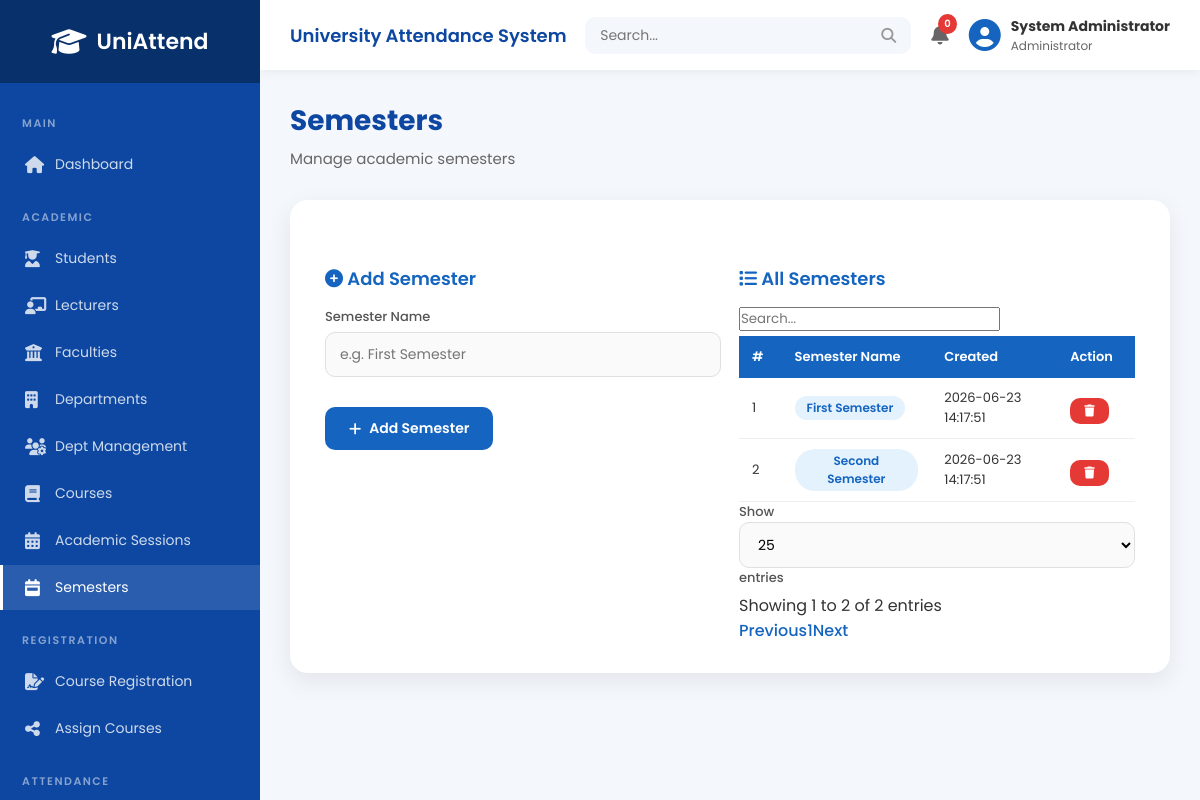
Screenshot of /admin/semesters.php (signed in) with the database file from the repository.
### tables this page shows
CREATE TABLE `semesters` (
  `id` int(11) NOT NULL,
  `semester_name` varchar(50) NOT NULL,
  `created_at` timestamp NOT NULL DEFAULT current_timestamp()
);

### admin/semesters.php (the view, shortened to what this page needs)
<?php
require_once __DIR__ . '/../php/db_connect.php';
$semesters = mysqli_query($conn, "SELECT * FROM semesters ORDER BY id ASC");
include "includes/header.php";
include "includes/sidebar.php";
include "includes/navbar.php";
?>
<div class="main-content">
<div class="page-title"><h1>Semesters</h1><p>Manage academic semesters</p></div>
<div class="form-box">
<div class="form-row">
<form method="POST">
<h3><i class="fas fa-plus-circle"></i> Add Semester</h3>
<label>Semester Name</label>
<input type="text" name="semester_name" placeholder="e.g. First Semester" required>
<br><br>
<button type="submit" name="add_semester" class="btn btn-primary"><i class="fas fa-plus"></i> Add Semester</button>
</form>
<div>
<h3><i class="fas fa-list"></i> All Semesters</h3>
<div class="table-wrap">
<table class="datatable">
<thead><tr><th>#</th><th>Semester Name</th><th>Created</th><th>Action</th></tr></thead>
<tbody>
<?php $i=1; while ($s = mysqli_fetch_assoc($semesters)) { ?>
<tr>
<td><?php echo $i++; ?></td>
<td><span class="badge badge-info"><?php echo $s['semester_name']; ?></span></td>
<td><?php echo $s['created_at']; ?></td>
<td>
<form method="POST" style="display:inline;">
<button type="submit" name="delete_semester" class="btn btn-danger btn-sm btn-delete" data-item="this semester"><i class="fas fa-trash"></i></button>
</form>
</td>
</tr>
<?php } ?>
</tbody>
</table>
</div>
</div>
</div>
</div>
</div>
<?php include "includes/footer.php"; ?>

### admin/assets/css/style.css (style rules this page uses)
:root { --primary: #1565c0; --primary-dark: #0d47a1; --primary-light: #42a5f5; --sidebar-bg: #0d47a1; --sidebar-dark: #08306b; --success: #4caf50; --success-bg: #e8f5e9; --success-text: #2e7d32; --danger: #e53935; --danger-bg: #ffebee; --danger-text: #c62828; --warning: #fb8c00; --warning-bg: #fff3e0; --warning-text: #e65100; --info: #2196f3; --info-bg: #e3f2fd; --info-text: #1565c0; --purple: #8e24aa; --dark: #37474f; --bg: #f4f7fc; --card-bg: #ffffff; --text: #333; --text-light: #666; --border: #e0e0e0; --radius: 18px; --radius-sm: 10px; --shadow: 0 8px 25px rgba(0,0,0,.08); --shadow-hover: 0 12px 35px rgba(0,0,0,.12); --transition: .3s; }
* { margin:0; padding:0; box-sizing:border-box; font-family:'Poppins',sans-serif; }
body { background:var(--bg); color:var(--text); min-height:100vh; }
.main-content { margin-left:260px; padding:30px; width:calc(100% - 260px); }
.page-title { margin-bottom:25px; }
.page-title h1 { font-size:28px; font-weight:700; color:var(--primary-dark); }
.page-title p { margin-top:5px; color:var(--text-light); font-size:15px; }
.form-box { max-width:1100px; margin:30px auto; background:var(--card-bg); padding:30px 35px; border-radius:var(--radius); box-shadow:var(--shadow); }
.form-box h3 { font-size:18px; font-weight:600; color:var(--primary); margin:25px 0 15px; padding-top:10px; }
.form-box label { display:block; font-weight:500; font-size:13px; color:#555; margin-bottom:5px; }
.form-box input[type="text"], .form-box input[type="email"], .form-box input[type="password"], .form-box input[type="number"], .form-box input[type="date"], .form-box input[type="tel"], .form-box select { width:100%; padding:11px 14px; border:1.5px solid var(--border); border-radius:var(--radius-sm); font-size:14px; outline:none; transition:var(--transition); background:#fafafa; }
.form-row { display:grid; grid-template-columns:1fr 1fr; gap:18px; }
.btn { display:inline-flex; align-items:center; gap:8px; padding:11px 24px; border:none; border-radius:var(--radius-sm); font-size:14px; font-weight:600; cursor:pointer; transition:var(--transition); text-decoration:none; }
.btn-primary { background:var(--primary); color:#fff; }
.btn-danger { background:var(--danger); color:#fff; }
.btn-sm { padding:7px 14px; font-size:12px; }
.form-box .btn { margin-top:5px; }
.table-wrap { overflow-x:auto; margin-top:15px; }
.form-box table, .dashboard-box table { width:100%; border-collapse:collapse; font-size:13px; }
.form-box table th, .dashboard-box table th { background:var(--primary); color:#fff; padding:11px 13px; text-align:left; font-weight:600; white-space:nowrap; }
.form-box table td, .dashboard-box table td { padding:10px 13px; border-bottom:1px solid #eee; vertical-align:middle; }
.badge { display:inline-block; padding:3px 12px; border-radius:20px; font-size:12px; font-weight:600; text-align:center; }
.badge-info { background:var(--info-bg); color:var(--info-text); }
.fade-in { animation:fadeIn .4s ease; }

### rows the page displays
semesters: semester_name "First Semester", created_at "2026-06-23 14:17:51"
semesters: semester_name "Second Semester", created_at "2026-06-23 14:17:51"

### other values shown
$_SESSION['fullname'] "System Administrator"
